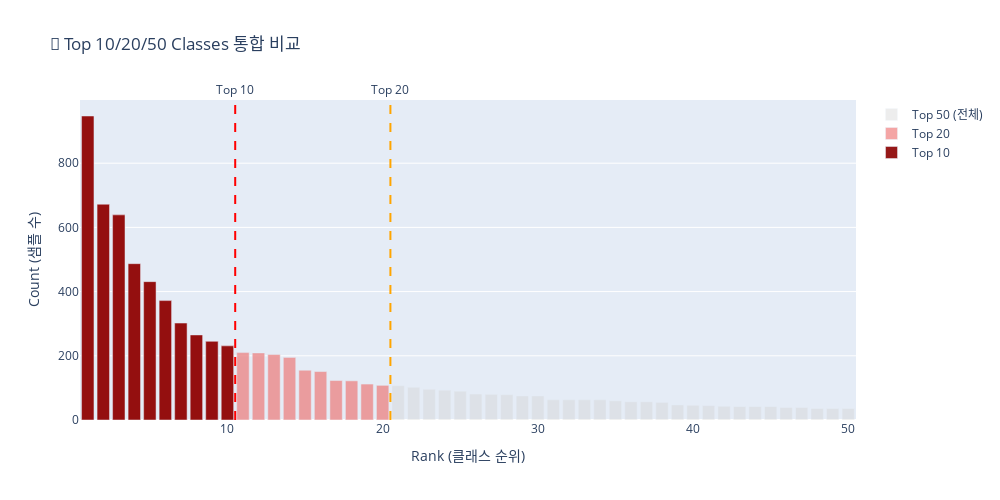

The notebook cell saved with this chart:
### Code cell
# 1. 계단식(Waterfall) 스타일 비교 차트
fig_combined = go.Figure()

# 배경 (Top 50)
fig_combined.add_trace(go.Bar(
    x=list(range(1, 51)),
    y=top50_vals,
    name='Top 50 (전체)',
    marker_color='lightgray',
    opacity=0.4,
    hovertemplate='<b>Rank %{x}</b><br>Class ID: %{customdata}<br>Count: %{y}<extra></extra>',
    customdata=top50_ids
))

# 중간층 (Top 20)
fig_combined.add_trace(go.Bar(
    x=list(range(1, 21)),
    y=top20_vals,
    name='Top 20',
    marker_color='lightcoral',
    opacity=0.7,
    hovertemplate='<b>Rank %{x}</b><br>Class ID: %{customdata}<br>Count: %{y}<extra></extra>',
    customdata=top20_ids
))

# 최상위 (Top 10)
fig_combined.add_trace(go.Bar(
    x=list(range(1, 11)),
    y=top10_vals,
    name='Top 10',
    marker_color='darkred',
    opacity=0.9,
    hovertemplate='<b>Rank %{x}</b><br>Class ID: %{customdata}<br>Count: %{y}<br><b>Top 10!</b><extra></extra>',
    customdata=top10_ids
))

# 구분선 추가
fig_combined.add_vline(x=10.5, line_dash="dash", line_color="red", 
                      annotation_text="Top 10", annotation_position="top")
fig_combined.add_vline(x=20.5, line_dash="dash", line_color="orange", 
                      annotation_text="Top 20", annotation_position="top")

fig_combined.update_layout(
    title='🎯 Top 10/20/50 Classes 통합 비교',
    xaxis_title='Rank (클래스 순위)',
    yaxis_title='Count (샘플 수)',
    barmode='overlay',  # 오버레이 모드로 겹치기
    height=500,
    width=1000,
    showlegend=True,
    hovermode='x unified'
)

fig_combined.show()

### Figure 1 — Plotly figure (JSON) as saved in the notebook; plotly's stock layout.template omitted (floating-point values rounded to 4 significant figures)
{"data": [{"customdata": [102, 137, 55, 3, 53, 180, 123, 171, 125, 59, 128, 28, 42, 136, 32, 37, 74, 95, 64, 112, 177, 12, 1, 139, 141, 87, 144, 109, 63, 132, 33, 142, 100, 62, 36, 96, 160, 148, 88, 27, 58, 29, 176, 50, 11, 98, 52, 65, 179, 140], "hovertemplate": "<b>Rank %{x}</b><br>Class ID: %{customdata}<br>Count: %{y}<extra></extra>", "marker": {"color": "lightgray"}, "name": "Top 50 (전체)", "opacity": 0.4, "type": "bar", "x": [1, 2, 3, 4, 5, 6, 7, 8, 9, 10, 11, 12, 13, 14, 15, 16, 17, 18, 19, 20, 21, 22, 23, 24, 25, 26, 27, 28, 29, 30, 31, 32, 33, 34, 35, 36, 37, 38, 39, 40, 41, 42, 43, 44, 45, 46, 47, 48, 49, 50], "y": [947, 672, 639, 487, 431, 372, 302, 265, 245, 231, 210, 209, 204, 195, 155, 151, 123, 122, 112, 108, 107, 102, 96, 93, 90, 81, 80, 79, 75, 75, 63, 63, 63, 63, 60, 57, 57, 55, 47, 46, 45, 43, 42, 42, 42, 39, 39, 36, 36, 36]}, {"customdata": [102, 137, 55, 3, 53, 180, 123, 171, 125, 59, 128, 28, 42, 136, 32, 37, 74, 95, 64, 112], "hovertemplate": "<b>Rank %{x}</b><br>Class ID: %{customdata}<br>Count: %{y}<extra></extra>", "marker": {"color": "lightcoral"}, "name": "Top 20", "opacity": 0.7, "type": "bar", "x": [1, 2, 3, 4, 5, 6, 7, 8, 9, 10, 11, 12, 13, 14, 15, 16, 17, 18, 19, 20], "y": [947, 672, 639, 487, 431, 372, 302, 265, 245, 231, 210, 209, 204, 195, 155, 151, 123, 122, 112, 108]}, {"customdata": [102, 137, 55, 3, 53, 180, 123, 171, 125, 59], "hovertemplate": "<b>Rank %{x}</b><br>Class ID: %{customdata}<br>Count: %{y}<br><b>Top 10!</b><extra></extra>", "marker": {"color": "darkred"}, "name": "Top 10", "opacity": 0.9, "type": "bar", "x": [1, 2, 3, 4, 5, 6, 7, 8, 9, 10], "y": [947, 672, 639, 487, 431, 372, 302, 265, 245, 231]}], "layout": {"annotations": [{"showarrow": false, "text": "Top 10", "x": 10.5, "xanchor": "center", "xref": "x", "y": 1, "yanchor": "bottom", "yref": "y domain"}, {"showarrow": false, "text": "Top 20", "x": 20.5, "xanchor": "center", "xref": "x", "y": 1, "yanchor": "bottom", "yref": "y domain"}], "barmode": "overlay", "height": 500, "hovermode": "x unified", "shapes": [{"line": {"color": "red", "dash": "dash"}, "type": "line", "x0": 10.5, "x1": 10.5, "xref": "x", "y0": 0, "y1": 1, "yref": "y domain"}, {"line": {"color": "orange", "dash": "dash"}, "type": "line", "x0": 20.5, "x1": 20.5, "xref": "x", "y0": 0, "y1": 1, "yref": "y domain"}], "showlegend": true, "title": {"text": "🎯 Top 10/20/50 Classes 통합 비교"}, "width": 1000, "xaxis": {"title": {"text": "Rank (클래스 순위)"}}, "yaxis": {"title": {"text": "Count (샘플 수)"}}}}
